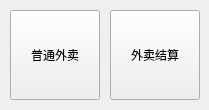
<?xml version="1.0" encoding="UTF-8"?>
<ui version="4.0">
 <class>waimai_menu</class>
 <widget class="QWidget" name="waimai_menu">
  <property name="geometry">
   <rect>
    <x>0</x>
    <y>0</y>
    <width>209</width>
    <height>110</height>
   </rect>
  </property>
  <property name="windowTitle">
   <string>Form</string>
  </property>
  <widget class="lds_pushbutton_wrap" name="pushButton_waimai">
   <property name="geometry">
    <rect>
     <x>10</x>
     <y>10</y>
     <width>90</width>
     <height>90</height>
    </rect>
   </property>
   <property name="sizePolicy">
    <sizepolicy hsizetype="Expanding" vsizetype="Expanding">
     <horstretch>0</horstretch>
     <verstretch>0</verstretch>
    </sizepolicy>
   </property>
   <property name="minimumSize">
    <size>
     <width>90</width>
     <height>90</height>
    </size>
   </property>
   <property name="maximumSize">
    <size>
     <width>90</width>
     <height>90</height>
    </size>
   </property>
   <property name="focusPolicy">
    <enum>Qt::NoFocus</enum>
   </property>
   <property name="styleSheet">
    <string notr="true"/>
   </property>
   <property name="text">
    <string>普通外卖</string>
   </property>
   <property name="outer_stylesheet" stdset="0">
    <string>pushbutton_type</string>
   </property>
  </widget>
  <widget class="lds_pushbutton_wrap" name="pushButton_waimaipay">
   <property name="geometry">
    <rect>
     <x>110</x>
     <y>10</y>
     <width>90</width>
     <height>90</height>
    </rect>
   </property>
   <property name="sizePolicy">
    <sizepolicy hsizetype="Expanding" vsizetype="Expanding">
     <horstretch>0</horstretch>
     <verstretch>0</verstretch>
    </sizepolicy>
   </property>
   <property name="minimumSize">
    <size>
     <width>90</width>
     <height>90</height>
    </size>
   </property>
   <property name="maximumSize">
    <size>
     <width>90</width>
     <height>90</height>
    </size>
   </property>
   <property name="focusPolicy">
    <enum>Qt::NoFocus</enum>
   </property>
   <property name="styleSheet">
    <string notr="true"/>
   </property>
   <property name="text">
    <string>外卖结算</string>
   </property>
   <property name="outer_stylesheet" stdset="0">
    <string>pushbutton_type</string>
   </property>
  </widget>
 </widget>
 <customwidgets>
  <customwidget>
   <class>lds_pushbutton_wrap</class>
   <extends>QPushButton</extends>
   <header>lds_pushbutton_wrap.h</header>
  </customwidget>
 </customwidgets>
 <resources/>
 <connections/>
</ui>
